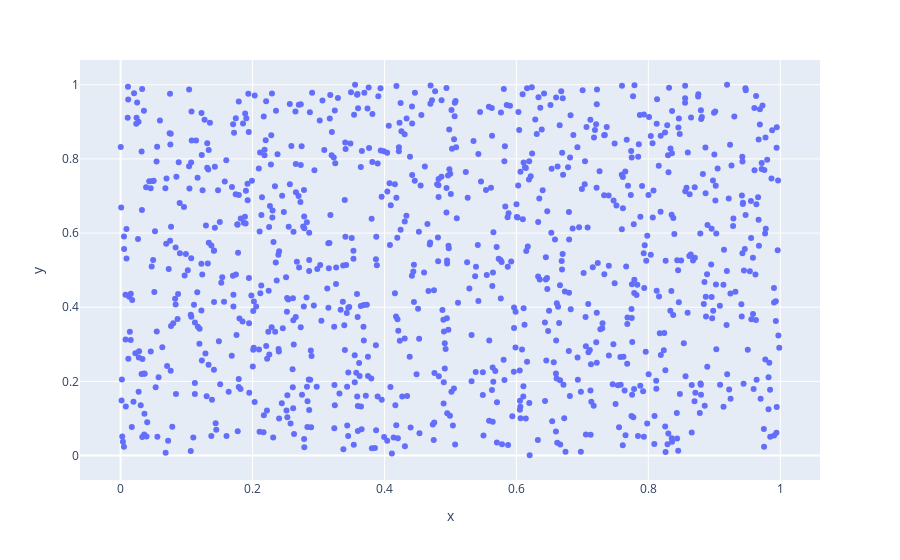

Source (notebook cell):
### Markdown cell above
1. Write a program to draw a scatter plot for random 1000 x and y coordinates

### Code cell
x_values=np.random.rand(1000)
y_values=np.random.rand(1000)
df=pd.DataFrame({"x":x_values,"y":y_values})
fig=px.scatter(df,x="x",y="y")
fig.show()

### Figure 1 — Plotly figure (JSON) as saved in the notebook; plotly's stock layout.template omitted (floating-point values rounded to 4 significant figures; data arrays with more than 128 entries replaced by an {"elided": "..."} marker saying what was removed)
{"data": [{"hovertemplate": "x=%{x}<br>y=%{y}<extra></extra>", "legendgroup": "", "marker": {"color": "#636efa", "symbol": "circle"}, "mode": "markers", "name": "", "orientation": "v", "showlegend": false, "type": "scatter", "x": {"elided": "1000 float values"}, "xaxis": "x", "y": {"elided": "1000 float values"}, "yaxis": "y"}], "layout": {"legend": {"tracegroupgap": 0}, "margin": {"t": 60}, "xaxis": {"anchor": "y", "domain": [0, 1], "title": {"text": "x"}}, "yaxis": {"anchor": "x", "domain": [0, 1], "title": {"text": "y"}}}}
